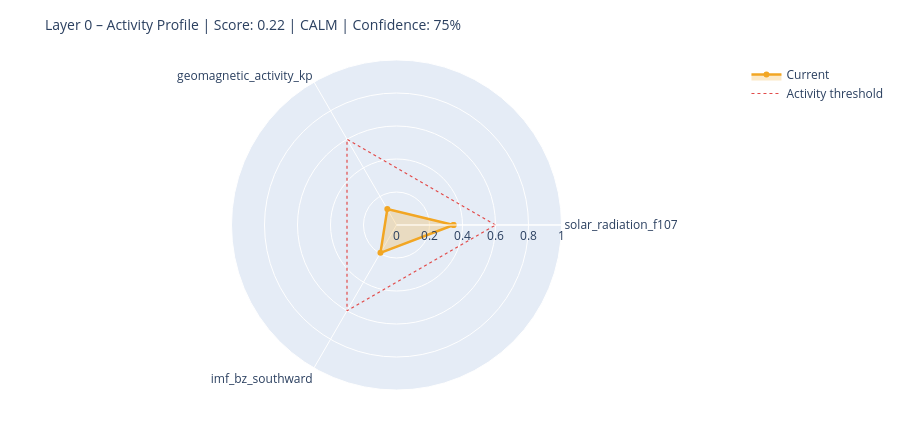

Write notebook code for a chart like this one.
### Markdown cell above
---
## 6. State Assessment & Handoff to Layer 1

### Code cell
# ============================================================
# STEP 1 – Collect raw values with source modes
# Mode: 'primary' | 'fallback_3h' | 'last_valid' | 'missing'
# ============================================================

def safe_last(df, col):
    if df is None or col not in df.columns: return None
    s = df[col].dropna()
    return float(s.iloc[-1]) if not s.empty else None

f107_now = safe_last(df_f107, 'f10.7')
bz_now   = safe_last(df_mag,  'bz_gsm')
kp_now   = safe_last(df_kp,   'kp')
sw_now   = safe_last(df_sw,   'speed')

source_modes = {
    'F10.7':    'primary'  if f107_now is not None else 'missing',
    'Kp':       'primary'  if kp_now   is not None else 'missing',
    'IMF_Bz':   'primary'  if bz_now   is not None else 'missing',
    'SW_speed': 'primary'  if sw_now   is not None else 'missing',
}

# Kp Fallback – 3h endpoint
if kp_now is None:
    try:
        r = requests.get(
            'https://services.swpc.noaa.gov/json/noaa-planetary-k-index.json',
            timeout=10)
        r.raise_for_status()
        fb = pd.DataFrame(r.json())
        tc = next((c for c in fb.columns if 'time' in c.lower()), fb.columns[0])
        kc = next((c for c in fb.columns if 'kp' in c.lower() and c != tc), None)
        if kc:
            fb[kc] = fb[kc].astype(str).str.extract(r'([0-9]+(?:\.[0-9]*)?)')[0]
            fb[kc] = pd.to_numeric(fb[kc], errors='coerce')
            fb = fb[fb[kc] >= 0].dropna(subset=[kc])
            if not fb.empty:
                kp_now = float(fb[kc].iloc[-1])
                source_modes['Kp'] = 'fallback_3h'
                print(f'  Kp fallback (3h): {kp_now:.1f}')
    except Exception as e:
        print(f'  Kp fallback failed: {e}')

# Solar Wind Fallback – last valid value
if sw_now is None and df_sw is not None and 'speed' in df_sw.columns:
    s = df_sw['speed'].dropna()
    if not s.empty:
        sw_now = float(s.iloc[-1])
        source_modes['SW_speed'] = 'last_valid'
        print(f'  SW fallback (last_valid): {sw_now:.0f} km/s')

print()
print('Source modes:', source_modes)

# ============================================================
# STEP 2 – Score from available components only
# ============================================================

def norm(v, lo, hi):
    if v is None: return None
    return max(0.0, min(1.0, (v - lo) / (hi - lo)))

COMPONENTS = {
    'solar_radiation_f107':    (f107_now, norm(f107_now, 60, 250)),
    'geomagnetic_activity_kp': (kp_now,   norm(kp_now,   0,   9)),
    'imf_bz_southward':        (bz_now,   norm(-(bz_now or 0) if bz_now else None, -5, 30)
                                           if bz_now is not None else None),
    'solar_wind_speed':        (sw_now,   norm(sw_now, 300, 800)),
}

available   = {k: v[1] for k, v in COMPONENTS.items() if v[1] is not None}
unavailable = [k for k, v in COMPONENTS.items() if v[1] is None]

layer0_score = round(sum(available.values()) / len(available), 4) if available else None
confidence   = round(len(available) / len(COMPONENTS), 2)

level = ('unknown'  if layer0_score is None
         else 'calm'     if layer0_score < 0.3
         else 'moderate' if layer0_score < 0.6
         else 'active')

# ============================================================
# STEP 3 – Dominant Driver
# ============================================================

def dominant_driver(kp, f107, bz, sw):
    candidates = []
    if kp   is not None and kp   >= 4:   candidates.append(('geomagnetic',    kp / 9))
    if sw   is not None and sw   >= 500:  candidates.append(('solar_wind',     sw / 800))
    if bz   is not None and bz   <= -5:   candidates.append(('imf_southward',  abs(bz) / 30))
    if f107 is not None and f107 >= 150:  candidates.append(('solar_radiation',f107 / 250))
    return max(candidates, key=lambda x: x[1])[0] if candidates else 'none'

driver = dominant_driver(kp_now, f107_now, bz_now, sw_now)

# ============================================================
# STEP 4 – Downstream expectations
# ============================================================

def downstream_expectation(driver, score, kp, bz, f107):
    exp = {
        'magnetosphere':        'calm',
        'ionosphere':           'calm',
        'schumann_resonance':   'unchanged',
        'lithosphere_currents': 'low',
    }
    if driver == 'geomagnetic' or (kp and kp >= 5):
        exp['magnetosphere']        = 'compressed / storm'
        exp['ionosphere']           = 'elevated disturbance (TEC variability)'
        exp['schumann_resonance']   = 'elevated amplitude possible'
        exp['lithosphere_currents'] = 'elevated induction currents'
    elif driver == 'imf_southward' or (bz and bz <= -5):
        exp['magnetosphere']        = 'energy coupling active'
        exp['ionosphere']           = 'elevated electron density possible'
        exp['schumann_resonance']   = 'slight modulation possible'
    elif driver == 'solar_radiation' or (f107 and f107 >= 150):
        exp['ionosphere']           = 'elevated ionization (F-layer)'
        exp['schumann_resonance']   = 'slightly elevated background activity'
    return exp

downstream = downstream_expectation(driver, layer0_score, kp_now, bz_now, f107_now)

# ============================================================
# CONSOLE OUTPUT
# ============================================================

W = 58
print('=' * W)
print('LAYER 0 – STATE ASSESSMENT')
print('=' * W)
for name, (raw_v, score_v) in COMPONENTS.items():
    if score_v is not None:
        bar = '█' * int(score_v * 20) + '░' * (20 - int(score_v * 20))
        print(f'  {name:<35}  {bar}  {score_v:.2f}')
    else:
        print(f'  {name:<35}  {"─" * 20}  n/a')
print('-' * W)
print(f'  Score ({len(available)}/{len(COMPONENTS)} components):  {layer0_score:.3f}')
print(f'  Confidence:         {confidence:.0%}')
print(f'  Level:              {level.upper()}')
print(f'  Dominant Driver:    {driver}')

# Radar chart
cats = list(available.keys())
vals = list(available.values())
if len(cats) >= 3:
    fig = go.Figure()
    fig.add_trace(go.Scatterpolar(
        r=vals + [vals[0]], theta=cats + [cats[0]],
        fill='toself', fillcolor='rgba(242,166,35,0.25)',
        line=dict(color='#F2A623', width=2.5), name='Current'
    ))
    fig.add_trace(go.Scatterpolar(
        r=[0.6] * (len(cats) + 1), theta=cats + [cats[0]],
        line=dict(color='#E24B4A', dash='dot', width=1.2),
        mode='lines', name='Activity threshold'
    ))
    fig.update_layout(
        title=dict(text=f'Layer 0 – Activity Profile | Score: {layer0_score:.2f} | {level.upper()} | Confidence: {confidence:.0%}',
                   font=dict(size=14)),
        polar=dict(radialaxis=dict(visible=True, range=[0, 1])),
        height=430, showlegend=True,
        margin=dict(l=60, r=60, t=60, b=40)
    )
    fig.show()

### Figure 1 — Plotly figure (JSON) as saved in the notebook; plotly's stock layout.template omitted (floating-point values rounded to 4 significant figures)
{"data": [{"fill": "toself", "fillcolor": "rgba(242,166,35,0.25)", "line": {"color": "#F2A623", "width": 2.5}, "name": "Current", "r": [0.3457, 0.1111, 0.1946, 0.3457], "theta": ["solar_radiation_f107", "geomagnetic_activity_kp", "imf_bz_southward", "solar_radiation_f107"], "type": "scatterpolar"}, {"line": {"color": "#E24B4A", "dash": "dot", "width": 1.2}, "mode": "lines", "name": "Activity threshold", "r": [0.6, 0.6, 0.6, 0.6], "theta": ["solar_radiation_f107", "geomagnetic_activity_kp", "imf_bz_southward", "solar_radiation_f107"], "type": "scatterpolar"}], "layout": {"height": 430, "margin": {"b": 40, "l": 60, "r": 60, "t": 60}, "polar": {"radialaxis": {"range": [0, 1], "visible": true}}, "showlegend": true, "title": {"font": {"size": 14}, "text": "Layer 0 – Activity Profile | Score: 0.22 | CALM | Confidence: 75%"}}}
